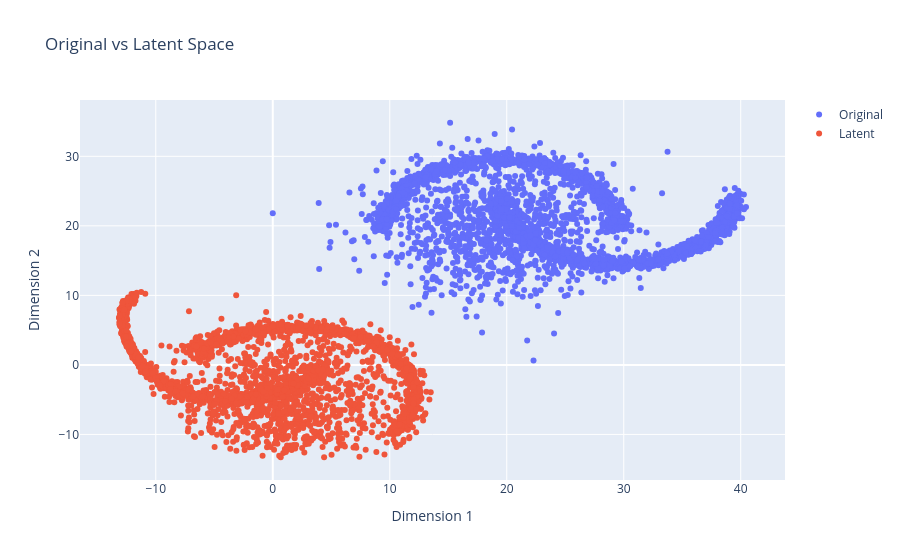

The code cell stored with this chart in its notebook:
### Code cell
model.eval()
model.to(device)
with torch.no_grad():
    x_log_norm = torch.log1p(torch.tensor(adata.X, dtype=torch.float32).to(device))
    z = model.encoder(x_log_norm).cpu().numpy()

fig = go.Figure()
fig.add_trace(go.Scatter(x=adata.X[:, 0], y=adata.X[:, 1], mode="markers", name="Original"))
fig.add_trace(go.Scatter(x=z[:, 0], y=z[:, 1], mode="markers", name="Latent"))
fig.update_layout(title="Original vs Latent Space", xaxis_title="Dimension 1", yaxis_title="Dimension 2")
fig.show()

### Figure 1 — Plotly figure (JSON) as saved in the notebook; plotly's stock layout.template omitted (floating-point values rounded to 4 significant figures; data arrays with more than 128 entries replaced by an {"elided": "..."} marker saying what was removed)
{"data": [{"mode": "markers", "name": "Original", "type": "scatter", "x": {"elided": "3000 float values"}, "y": {"elided": "3000 float values"}}, {"mode": "markers", "name": "Latent", "type": "scatter", "x": {"elided": "3000 float values"}, "y": {"elided": "3000 float values"}}], "layout": {"title": {"text": "Original vs Latent Space"}, "xaxis": {"title": {"text": "Dimension 1"}}, "yaxis": {"title": {"text": "Dimension 2"}}}}
